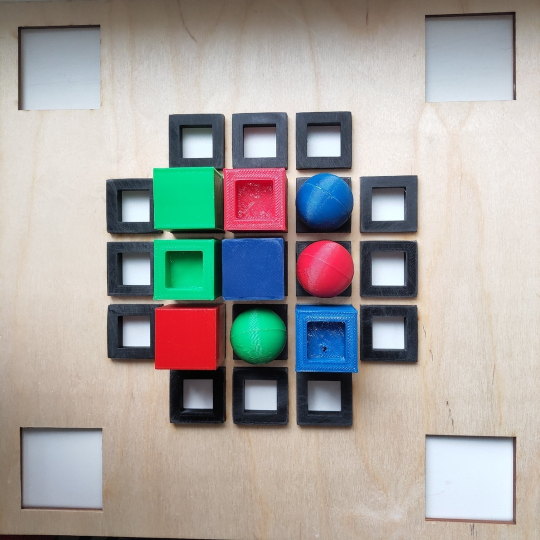
#> input picture hTs8l_VDQ90.jpg, 1080 x 1080 px (shown at 1/2 size)
$ python MainCl.py
#> lines starting #> are read from the running program, lines starting #| are printed output that depends on the picture; after the words box and inside, x2 and y2 are one past the last pixel; in counts of white or black regions, pixels touching at a corner belong together
### Classes/Classificate.py
import cv2
import numpy as np
from Classes.Interfase.IClassesification import IClassesificationType
from math import fabs


class ColorClassif(IClassesificationType):

    __low = None
    __high = None

    def img_approximation(self, img):
        img_hsv = cv2.cvtColor(img, cv2.COLOR_BGR2HSV)
        low_color = np.array(self.__low, np.uint8)
        high_color = np.array(self.__high, np.uint8)
        img_filter = cv2.inRange(img_hsv, low_color, high_color)
        img = cv2.bitwise_and(img, img, mask=img_filter)
        cv2.imwrite("img/mask.jpg", img)
        img = cv2.medianBlur(img, 5)
        img_gray = cv2.cvtColor(img, cv2.COLOR_BGR2GRAY)
        cv2.imwrite("img/Blur.jpg", img_gray)
        img_filter = cv2.Canny(img_gray, 10, 250)
        kernel = cv2.getStructuringElement(cv2.MORPH_RECT, (5, 5))
        closed = cv2.morphologyEx(img_filter, cv2.MORPH_CLOSE, kernel)
        cv2.imwrite("img/close.jpg", closed)
        return closed

    def __init__(self, low, high, color):
        self.__low = low
        self.__high = high
        self.__color = color

    def cycle(self, img):
        contours = cv2.findContours(self.img_approximation(img), cv2.RETR_EXTERNAL, cv2.CHAIN_APPROX_SIMPLE)[0]
        cnt_list = []
        max_area = 0
        for cnt in contours:
            approx = cv2.approxPolyDP(cnt, 0.01 * cv2.arcLength(cnt, True), True)
            line_len = len(cnt)
            if line_len > 100 and len(approx) >= 8:
                ellipse = cv2.fitEllipse(cnt)
                max_area = line_len if line_len > max_area else max_area
                cnt_list.append((int(ellipse[0][0]), int(ellipse[0][1]), line_len, len(approx), approx))
        squ = list(filter(lambda x: x[3] >= 8 and x[2] == max_area, cnt_list))[-1]
        return [[squ[0], squ[1], f'cycle_{self.__color}', squ[4]]]

    def square(self, img):
        '''contours = cv2.findContours(self.img_approximation(img), cv2.RETR_EXTERNAL, cv2.CHAIN_APPROX_SIMPLE)[0]
        sqr_list = []
        min_area = 10000000
        for cnt in contours:
            x, y, w, h = cv2.boundingRect(cnt)
            approx = cv2.approxPolyDP(cnt, 0.02 * cv2.arcLength(cnt, True), True)
            area = w * h / 100
            cv2.drawContours(img, [approx], -1, (255, 0, 0), 4)
            cv2.imwrite("img/test.jpg", img)
            print(area, len(approx))
            if len(approx) == 4 and area > 100:
                min_area = area if min_area > area else min_area
                sqr_list.append((len(approx), w * h / 100, int(x + w / 2), int(y + h / 2)))
        squ = list(filter(lambda x: x[0] == 4 and x[1] == min_area, sqr_list))
        return [[squ[0][2], squ[0][3], 'square']]'''
        img_new = self.img_approximation(img)
        linse = cv2.HoughLinesP(img_new, 1, np.pi / 180, 50, minLineLength=30, maxLineGap=10)
        contours = cv2.findContours(img_new, cv2.RETR_EXTERNAL, cv2.CHAIN_APPROX_SIMPLE)[0]
        cnt_list = []
        for cnt in contours:
            approx = cv2.approxPolyDP(cnt, 0.01 * cv2.arcLength(cnt, True), True)
            x, y, w, h = cv2.boundingRect(cnt)
            #  print(len(approx), w * h / 100)
            if len(approx) == 4 and 170 >= w * h / 100 > 0.5:
                cnt_list.append([int(x + w / 2), int(y + h / 2), f'square_{self.__color}', approx])
        cnt_list.sort(key=lambda i: i[0] and i[1], reverse=False)
        linse_in_squ = []
        center_list = []
        for i in cnt_list:
            for j in linse:
                x_mid = int((j[0][0] + j[0][2]) / 2)
                y_mid = int((j[0][1] + j[0][3]) / 2)
                if fabs(i[1] - y_mid) < 45 and fabs(i[0] - x_mid) < 45:
                    linse_in_squ.append(j)
            if len(linse_in_squ) == 0:
                center_list.append(i)
                break
            else:
                linse_in_squ.clear()
        return center_list

    def square_with_a_hole(self, img):
        img_new = self.img_approximation(img)
        linse = cv2.HoughLinesP(img_new, 1, np.pi / 180, 50, minLineLength=30, maxLineGap=10)
        contours = cv2.findContours(img_new, cv2.RETR_EXTERNAL, cv2.CHAIN_APPROX_SIMPLE)[0]
        cnt_list = []
        for cnt in contours:
            approx = cv2.approxPolyDP(cnt, 0.001 * cv2.arcLength(cnt, True), True)
            x, y, w, h = cv2.boundingRect(cnt)
            #  print(len(approx), w * h / 100)
            if len(approx) > 4 and 170 >= w * h / 100 > 0.5:
                cnt_list.append([int(x + w / 2), int(y + h / 2), f'square_with_a_hole_{self.__color}', approx])
        cnt_list.sort(key=lambda i: i[0] and i[1], reverse=False)
        linse_in_squ = []
        center_list = []
        for i in cnt_list:
            for j in linse:
                x_mid = int((j[0][0] + j[0][2]) / 2)
                y_mid = int((j[0][1] + j[0][3]) / 2)
                if fabs(i[1] - y_mid) < 45 and fabs(i[0] - x_mid) < 45:
                    linse_in_squ.append(j)
            if 5 > len(linse_in_squ) > 0:
                center_list.append(i)
                break
        return center_list

### MainCl.py
import cv2
from Classes import Classificate
import numpy as np

img_uri = "hTs8l_VDQ90.jpg"


def nothing(x):
    pass


img = cv2.imread(img_uri)
#> img is the input picture: shape (1080, 1080, 3); mean B, G, R 160.1, 163.4, 166.3
filter_red = Classificate.ColorClassif((164, 93, 121), (255, 255, 255), "red")
filter_blue = Classificate.ColorClassif((86, 132, 25), (162, 255, 255), "blue")
filter_green = Classificate.ColorClassif((70, 93, 42), (95, 255, 255), "green")
filter_list = [filter_red, filter_blue, filter_green]

list_center = []


def test():
    cv2.namedWindow("Tracking")
    cv2.createTrackbar("LowH", "Tracking", 0, 255, nothing)
    cv2.createTrackbar("LowS", "Tracking", 0, 255, nothing)
    cv2.createTrackbar("LowV", "Tracking", 0, 255, nothing)
    cv2.createTrackbar("UnH", "Tracking", 255, 255, nothing)
    cv2.createTrackbar("UnS", "Tracking", 255, 255, nothing)
    cv2.createTrackbar("UnV", "Tracking", 255, 255, nothing)
    while True:
        frame = cv2.imread(img_uri)
        hsv = cv2.cvtColor(frame, cv2.COLOR_BGR2HSV)
        l_h = cv2.getTrackbarPos("LowH", "Tracking")
        l_s = cv2.getTrackbarPos("LowS", "Tracking")
        l_v = cv2.getTrackbarPos("LowV", "Tracking")

        h_h = cv2.getTrackbarPos("UnH", "Tracking")
        h_s = cv2.getTrackbarPos("UnS", "Tracking")
        h_v = cv2.getTrackbarPos("UnV", "Tracking")

        l_d = np.array([l_h, l_s, l_v])
        h_d = np.array([h_h, h_s, h_v])
        mask = cv2.inRange(hsv, l_d, h_d)
        mask = cv2.medianBlur(mask, 5)
        res = cv2.bitwise_and(frame, frame, mask=mask)

        cv2.imshow("Frame", frame)
        cv2.imshow("Mask", mask)
        cv2.imshow("REs", res)

        key = cv2.waitKey(1)
        if key == 27:
            break


def main_classificate(img):
    for i in filter_list:
        list_center.append(i.cycle(img))
        list_center.append(i.square(img))
        list_center.append(i.square_with_a_hole(img))
#> this loop made 3 passes
#> pass 1, in img_approximation, `img_filter = cv2.inRange(img_hsv, low_color, high_color)`:
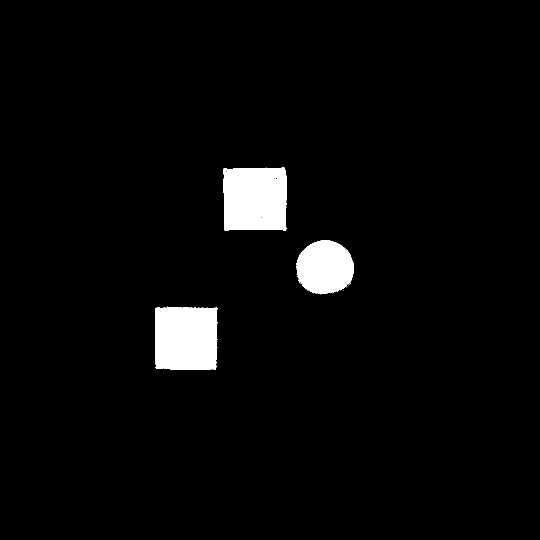
#> img_filter: shape (1080, 1080) (shown at 1/2 size); 3.5% white; 9 white regions (6 under 20 px), largest, box (x1, y1, x2, y2) and area: (446, 335, 573, 462) 15350, (310, 614, 436, 740) 15255, (593, 480, 708, 589) 9734
#> pass 1, in img_approximation, `img = cv2.bitwise_and(img, img, mask=img_filter)`:
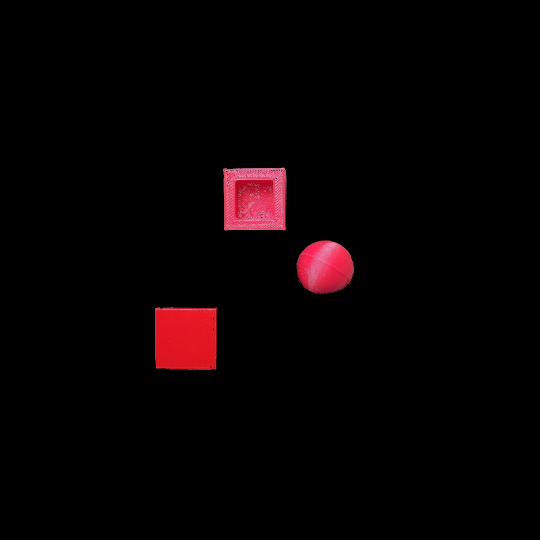
#> img: shape (1080, 1080, 3) (shown at 1/2 size); mean of channels 0, 1, 2 2.6, 1.7, 7.6; drawn as B, G, R
#> after the loop, list_center = 9 items
    for i in list_center:
        for j in i:
            cv2.circle(img, (j[0], j[1]), 3, (255, 255, 255), 3)
            cv2.drawContours(img, [j[3]], -1, (0, 0, 0), 4)
            cv2.cv2.putText(img, j[2], (j[0] - 60, j[1] - 60), cv2.QT_FONT_NORMAL, 1, (30, 105, 210), 2)
            print(f"x - {j[0]}, y - {j[1]}, type - {j[2]}\n")
#> this loop made 9 passes
#| x - 649, y - 534, type - cycle_red
#| x - 372, y - 677, type - square_red
#| x - 509, y - 398, type - square_with_a_hole_red
#| x - 648, y - 401, type - cycle_blue
#| x - 506, y - 538, type - square_blue
#| x - 653, y - 681, type - square_with_a_hole_blue
#| x - 516, y - 671, type - cycle_green
#| x - 367, y - 396, type - square_green
#> (further printed lines are left out)
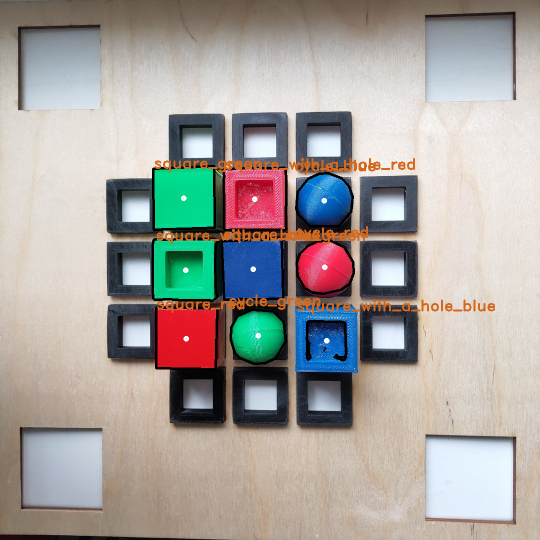
#> img: shape (1080, 1080, 3) (shown at 1/2 size); 2.93% of pixels changed, all inside (x1, y1, x2, y2) = (303, 316, 990, 741)

    cv2.imwrite("now.jpg", img)


main_classificate(img)
#  test()

img = cv2.Canny(img, 100, 200)
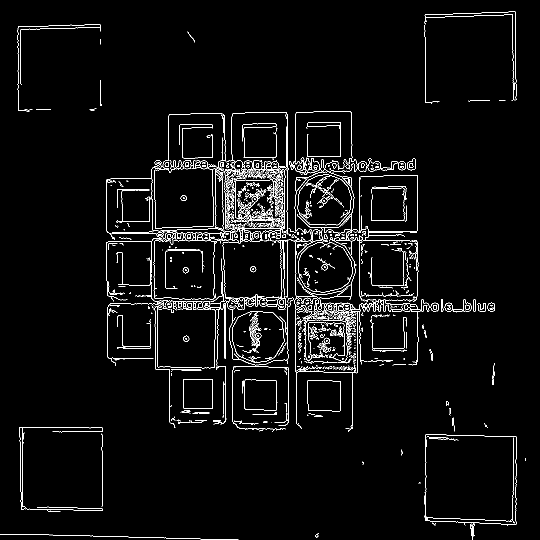
#> img: shape (1080, 1080) (shown at 1/2 size); 3.3% white in thin lines or dots
cv2.imwrite("canny.jpg", img)

$ run again, with RBkvD8nyo-4.jpg copied over hTs8l_VDQ90.jpg
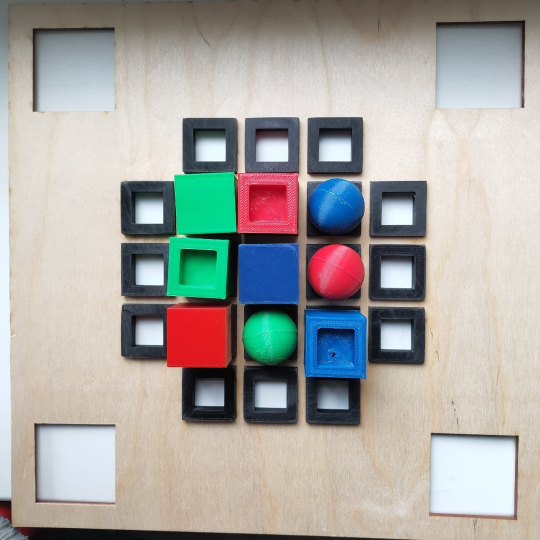
#> input picture RBkvD8nyo-4.jpg, 1080 x 1080 px (shown at 1/2 size)
#> img is the input picture: shape (1080, 1080, 3); mean B, G, R 162.2, 166.4, 167.7
#> the loop in main_classificate, `for i in filter_list:` made 3 passes
#> pass 1, in img_approximation, `img_filter = cv2.inRange(img_hsv, low_color, high_color)`:
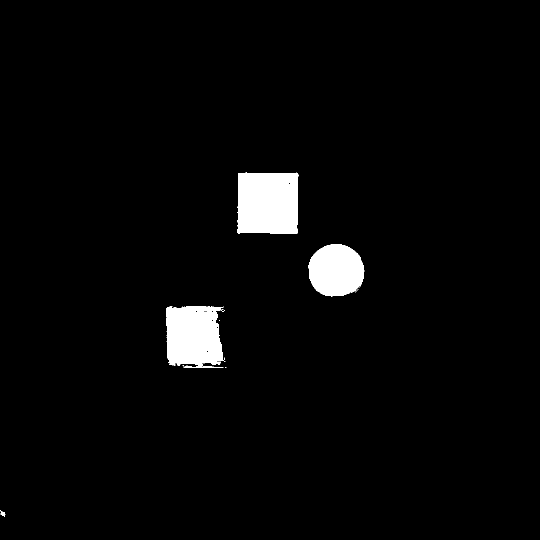
#> img_filter: shape (1080, 1080) (shown at 1/2 size); 3.1% white; 15 white regions (11 under 20 px), largest, box (x1, y1, x2, y2) and area: (475, 345, 597, 468) 14323, (333, 612, 448, 735) 12149, (616, 488, 729, 594) 9261, (0, 1023, 11, 1034) 58
#> after the loop in main_classificate, `for i in filter_list:`: list_center = 9 items
#> the loop in main_classificate, `for i in list_center:` made 9 passes
#| x - 671, y - 540, type - cycle_red
#| x - 671, y - 410, type - cycle_blue
#| x - 537, y - 548, type - square_blue
#| x - 402, y - 466, type - cycle_green
#> `img = cv2.Canny(img, 100, 200)`:
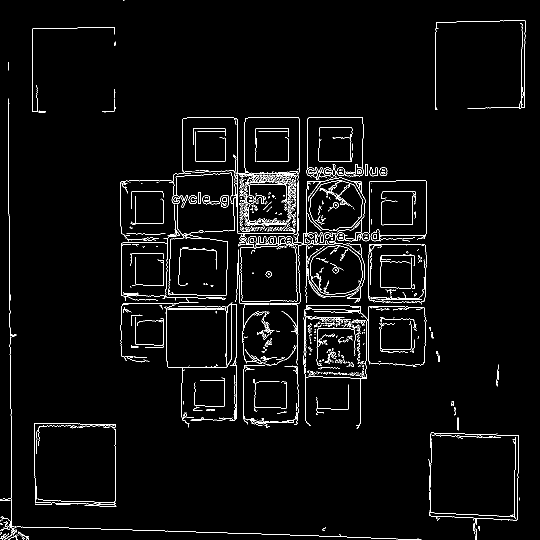
#> img: shape (1080, 1080) (shown at 1/2 size); 2.9% white in thin lines or dots
